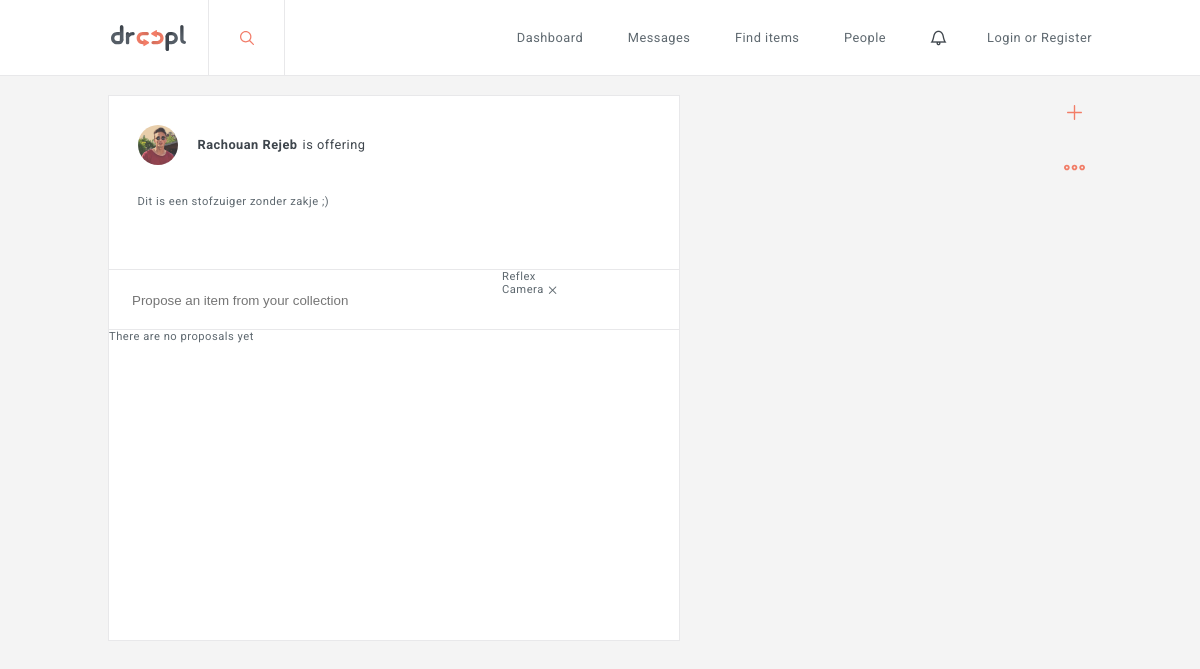
Page /development/index.php?page=detail&questid=139 on the committed database.
### tables this page shows
CREATE TABLE `quests` (
  `quest_id` int(11) NOT NULL,
  `item` varchar(255) NOT NULL,
  `user_id` int(11) NOT NULL,
  `quest_description` text NOT NULL,
  `type` int(11) NOT NULL,
  `creation_date` timestamp NOT NULL DEFAULT CURRENT_TIMESTAMP,
  `active` tinyint(1) NOT NULL,
  `views` int(11) NOT NULL
);

CREATE TABLE `users` (
  `id` int(11) NOT NULL,
  `firstname` varchar(255) NOT NULL,
  `lastname` varchar(255) NOT NULL,
  `email` varchar(255) NOT NULL,
  `picture` varchar(255) NOT NULL,
  `age` date NOT NULL,
  `street` varchar(255) NOT NULL,
  `nr` varchar(255) NOT NULL,
  `zipcode` varchar(255) NOT NULL,
  `city` varchar(255) NOT NULL,
  `password` varchar(255) NOT NULL,
  `occupation` varchar(255) NOT NULL,
  `number` varchar(255) NOT NULL,
  `status` tinyint(1) NOT NULL,
  `verification` tinyint(1) NOT NULL,
  `description` text NOT NULL,
  `lang` varchar(255) NOT NULL,
  `latitude` varchar(255) NOT NULL,
  `longitude` varchar(255) NOT NULL
);

### development/controller/AppController.php (called while the page is built, shortened)
<?php
class AppController {
	public $route = array();
	public function filter() {
		call_user_func(array($this, $this->route['action']));
	}
	public function render() {
		require WWW_ROOT . 'parts/menu.php';
	    require WWW_ROOT . 'pages/' . strtolower($this->route['controller']) . DS . $this->route['action'] . '.php';
	    require WWW_ROOT . 'parts/footer.php';
	}
}

### development/index.php (called while the page is built, shortened)
<?php
require_once WWW_ROOT . 'classes' .DS. 'DatabasePDO.php';
require_once WWW_ROOT . 'includes' .DS. 'routes.php';
$route = $routes[$_GET['page']];
$controllerObj = new $controllerName();
$controllerObj->route = $route;
$controllerObj->filter();
$controllerObj->render();

### development/controller/FeedController.php (called while the page is built, shortened)
<?php
require_once WWW_ROOT . 'controller'. DS .'AppController.php';
class FeedController extends AppController{
	public $feedDAO;
	public function __construct(){
		require_once WWW_ROOT . 'dao' .DS. 'FeedDAO.php';
		$this->feedDAO = new FeedDAO();
	}
    public function detail(){
    	if(isset($_GET) && !empty($_GET['questid'])){
    		$quest = $this->feedDAO->getQuestById($_GET['questid']);
    	}
    }
}

### development/classes/DatabasePDO.php (called while the page is built)
<?php
class DatabasePDO
{
    public static function getInstance()
    {
        $dsn = Config::DB_TYPE . ':host=' . Config::DB_HOST . ';dbname=' . Config::DB_NAME;
        $pdo = new PDO($dsn, Config::DB_USER, Config::DB_PASS);
        $pdo->setAttribute(PDO::ATTR_ERRMODE, PDO::ERRMODE_EXCEPTION);
		$pdo->setAttribute(PDO::ATTR_EMULATE_PREPARES, false);
        return $pdo;
    }
}

### development/dao/FeedDAO.php (called while the page is built, shortened)
<?php
require_once WWW_ROOT .'classes'. DS . 'DatabasePDO.php';
class FeedDAO
{
	public $pdo;
	public function __construct(){
		$this->pdo = DatabasePDO::getInstance();
	}
	public function getQuestById($quest_id){
		$sql = 'SELECT q.quest_id,q.item,q.quest_description,q.creation_date ,q.type, u.id,u.latitude,u.longitude, u.firstname ,u.lastname,u.picture, i.image_url,c.collection_image,c.item_name,c.user_id,c.collection_id,c.collection_image,c.item_name,c.user_id
		FROM quests AS q
		LEFT OUTER JOIN users AS u
        on q.user_id = u.id
        LEFT OUTER JOIN images AS i
        on q.quest_id = i.quest_id
        LEFT OUTER JOIN offers AS o
        on q.quest_id = o.quest_id
        LEFT OUTER JOIN collection AS c
        on o.collection_id = c.collection_id
        WHERE q.quest_id = :quest_id
        GROUP BY q.quest_id
        ORDER BY q.creation_date DESC';
		$stmt = $this->pdo->prepare($sql);
		$stmt->bindValue(':quest_id',$quest_id);
		if($stmt->execute()){
			$quest = $stmt->fetch(PDO::FETCH_ASSOC);
			if(!empty($quest)){
				return $quest;
			}
		}
		return array();
	}
}

### development/pages/feed/detail.php (the view, shortened to what this page needs)
<div class="feed">
<section class="quest" id="<?php echo $quest['quest_id']; ?>">
<header>
<?php if(!empty($quest['picture'])){ ?>
<img src="images/profile_pictures/<?php echo $quest['picture'];?>" alt="rachouan rejeb">
<?php }else{ ?>
<img src="images/profile_pictures/notfound.svg" alt="rachouan rejeb">
<?php }?>
<h1><a href="?page=user&id=<?php echo $quest['id']; ?>"> <?php echo $quest['firstname']; echo " "; echo $quest['lastname'];?></a><?php if($quest['type'] == 0){
    switch ($_SESSION['language']) {
        case 'en':
        echo "is looking for ";
        break;
        case 'nl':
        echo "zoekt een ";
        break;
        case 'fr':
        echo "cherche ";
        break;
        default:
        echo "is looking for ";
        break;
    }
}else{
    switch ($_SESSION['language']) {
        case 'en':
        echo "is offering ";
        break;
    }
}?><span><?php echo $quest['item']; ?></span></h1>
</header>
<aside class="info">
<p>
<?php echo $quest['quest_description'] ?></p>
</aside>
<footer class="detail">
    <?php if($_SESSION['user']['id'] != $quest['id']){ ?>
        <div class="search-collection-container">
            <div class="search-proposal">
                <form action="?page=detail&questid=<?php echo $_GET['questid']; ?>" method="post">
                    <input type="text" placeholder="Propose an item from your collection" name="search_proposals" id="search_proposals">
                    <div class="added-collection-item">
                        <p>Reflex Camera <span class="remove-collection-item icon-cross"></span></p>
                    </div>
                </form>
            </div>
            <?php if(!empty($collection)){ ?>
                <div class="hide collection">
                 <ul>
                        <?php foreach ($collection as $key => $value) {?>
                        <li id="<?php echo $value['collection_id']; ?>">
                            <img src="images/collection/<?php echo $value['collection_image']; ?>">
                            <div class="selected"><p class="icon-check"></p></div>
                            <p class="collection-item-name"><span><?php echo $value["item_name"]; ?></span></p>
                        </li>
                        <?php } ?>
                 </ul>
                </div>
        </div>
    <?php }else{ ?>
</div>
    <?php } } ?>
<div class="proposals-list">
    <ul class="list">
        <?php
        if(!empty($proposals)){
        foreach ($proposals as $key => $value) {?>
            <li class="propo" id="<?php echo $value['propo_id']; ?>">
            <ul>
                <li class="profile-pic">
                    <img src="images/profile_pictures/<?php echo $value['picture']; ?>">
                </li>
                <li class="profile-name">
                    <p><a href="?page=user&id=<?php echo $value['id']; ?>"><?php  echo $value['firstname']; ?> <?php echo $value['lastname']; ?></a> proposed</p>
                </li>
                <li class="collection-pic">
                    <img src="images/collection/<?php echo $value['collection_image']; ?>">
                </li>
            </ul>
        </li>
        <?php }}else{ ?>
        <div class="no-proposals-container">
        	<p class="no-proposals-yet">There are no proposals yet</p>
        </div>
        <?php } ?>
    </ul>
</div>
</footer>
</section>
</div>

### development/css/feather.css (style rules this page uses)
[class^="icon-"], [class*=" icon-"] { display: inline-block; font-family: "feather"; font-style: normal; font-weight: normal; font-variant: normal; text-transform: none; speak: none; line-height: 1; -webkit-font-smoothing: antialiased; -moz-osx-font-smoothing: grayscale; }
.icon-cross:before { content: "\e117"; }

### rows in the picture
quests: user.picture (picture), user.firstname "Rachouan", user.lastname "Rejeb", quest_description "Dit is een stofzuiger zonder zakje ;)"
